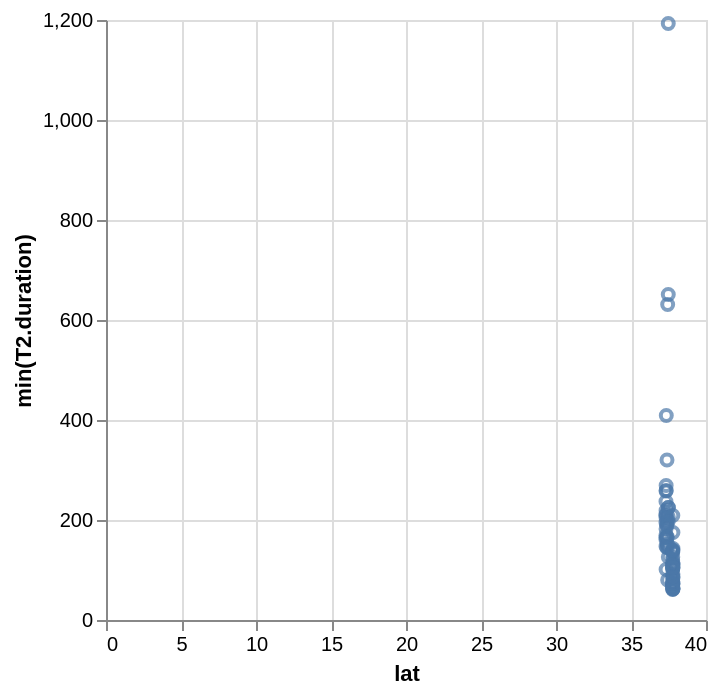

Vega-Lite specification for this chart:
### Vega-Lite specification from a JSON file in a GitHub repository (floating-point values rounded to 4 significant figures)
{"data": {"values": [{"x_data": 37.33, "y_data": 195}, {"x_data": 37.33, "y_data": 211}, {"x_data": 37.33, "y_data": 169}, {"x_data": 37.33, "y_data": 237}, {"x_data": 37.34, "y_data": 182}, {"x_data": 37.33, "y_data": 147}, {"x_data": 37.33, "y_data": 161}, {"x_data": 37.35, "y_data": 259}, {"x_data": 37.34, "y_data": 219}, {"x_data": 37.34, "y_data": 209}, {"x_data": 37.33, "y_data": 205}, {"x_data": 37.34, "y_data": 101}, {"x_data": 37.33, "y_data": 165}, {"x_data": 37.33, "y_data": 258}, {"x_data": 37.48, "y_data": 198}, {"x_data": 37.49, "y_data": 206}, {"x_data": 37.49, "y_data": 126}, {"x_data": 37.48, "y_data": 1193}, {"x_data": 37.49, "y_data": 651}, {"x_data": 37.49, "y_data": 225}, {"x_data": 37.39, "y_data": 145}, {"x_data": 37.39, "y_data": 189}, {"x_data": 37.41, "y_data": 153}, {"x_data": 37.39, "y_data": 191}, {"x_data": 37.4, "y_data": 198}, {"x_data": 37.39, "y_data": 166}, {"x_data": 37.4, "y_data": 320}, {"x_data": 37.44, "y_data": 80}, {"x_data": 37.44, "y_data": 631}, {"x_data": 37.43, "y_data": 151}, {"x_data": 37.45, "y_data": 145}, {"x_data": 37.43, "y_data": 166}, {"x_data": 37.78, "y_data": 104}, {"x_data": 37.8, "y_data": 92}, {"x_data": 37.8, "y_data": 84}, {"x_data": 37.79, "y_data": 76}, {"x_data": 37.8, "y_data": 175}, {"x_data": 37.79, "y_data": 73}, {"x_data": 37.8, "y_data": 111}, {"x_data": 37.79, "y_data": 139}, {"x_data": 37.8, "y_data": 114}, {"x_data": 37.79, "y_data": 63}, {"x_data": 37.79, "y_data": 136}, {"x_data": 37.79, "y_data": 86}, {"x_data": 37.79, "y_data": 72}, {"x_data": 37.78, "y_data": 73}, {"x_data": 37.78, "y_data": 120}, {"x_data": 37.78, "y_data": 107}, {"x_data": 37.8, "y_data": 62}, {"x_data": 37.78, "y_data": 68}, {"x_data": 37.79, "y_data": 111}, {"x_data": 37.79, "y_data": 62}, {"x_data": 37.78, "y_data": 71}, {"x_data": 37.77, "y_data": 138}, {"x_data": 37.77, "y_data": 70}, {"x_data": 37.78, "y_data": 101}, {"x_data": 37.78, "y_data": 126}, {"x_data": 37.78, "y_data": 77}, {"x_data": 37.78, "y_data": 61}, {"x_data": 37.79, "y_data": 209}, {"x_data": 37.78, "y_data": 106}, {"x_data": 37.8, "y_data": 143}, {"x_data": 37.79, "y_data": 64}, {"x_data": 37.79, "y_data": 87}, {"x_data": 37.79, "y_data": 140}, {"x_data": 37.79, "y_data": 104}, {"x_data": 37.35, "y_data": 409}, {"x_data": 37.8, "y_data": 105}, {"x_data": 37.49, "y_data": 225}, {"x_data": 37.34, "y_data": 269}]}, "mark": "point", "encoding": {"x": {"field": "x_data", "type": "quantitative", "title": "lat"}, "y": {"field": "y_data", "type": "quantitative", "title": "min(T2.duration)"}}}
